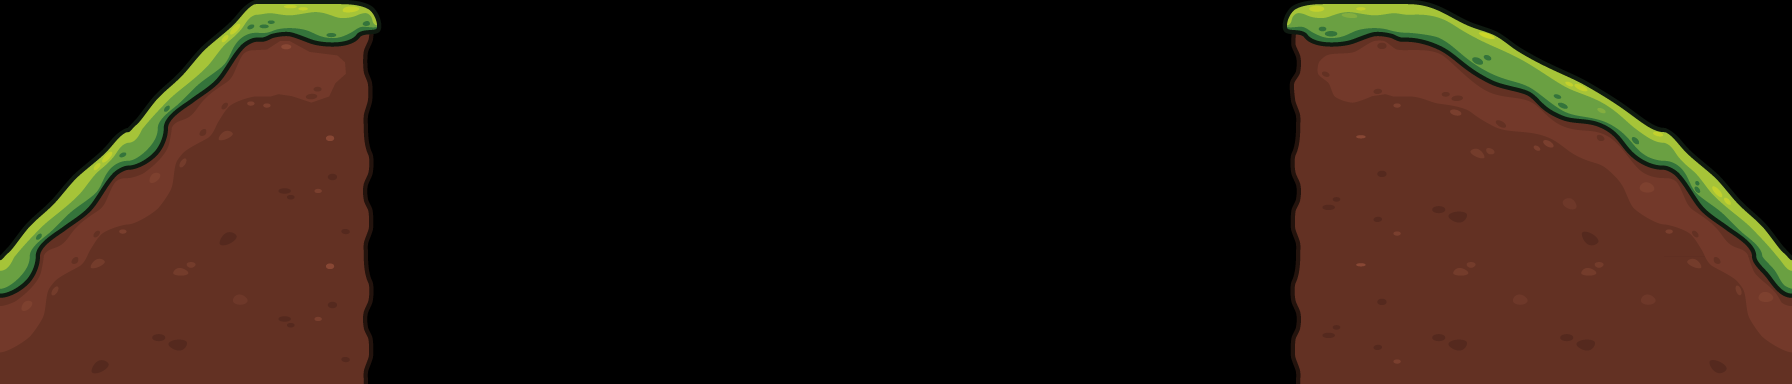

Rendered tile map (Tiled .tmx) drawn with the repository's tilesets; below, a short description and the full map source, tile grids included:
An orthogonal 14x3 tile map with 128x128 px tiles, 1 tile layer (Tile Layer 1).

<map version="1.10" tiledversion="1.10.0" orientation="orthogonal" renderorder="right-down" width="14" height="3" tilewidth="128" tileheight="128" infinite="0" nextlayerid="2" nextobjectid="1">
 <tileset firstgid="1" source="../../Goblin Village/tilesets.tsx" />
 <layer id="1" name="Tile Layer 1" width="14" height="3">
  <data encoding="csv">
0,17,22,0,0,0,0,0,0,0,19,0,0,0,
17,20,24,0,0,0,0,0,0,0,23,16,0,18,
20,15,24,0,0,0,0,0,0,0,23,15,15,21
</data>
 </layer>
</map>